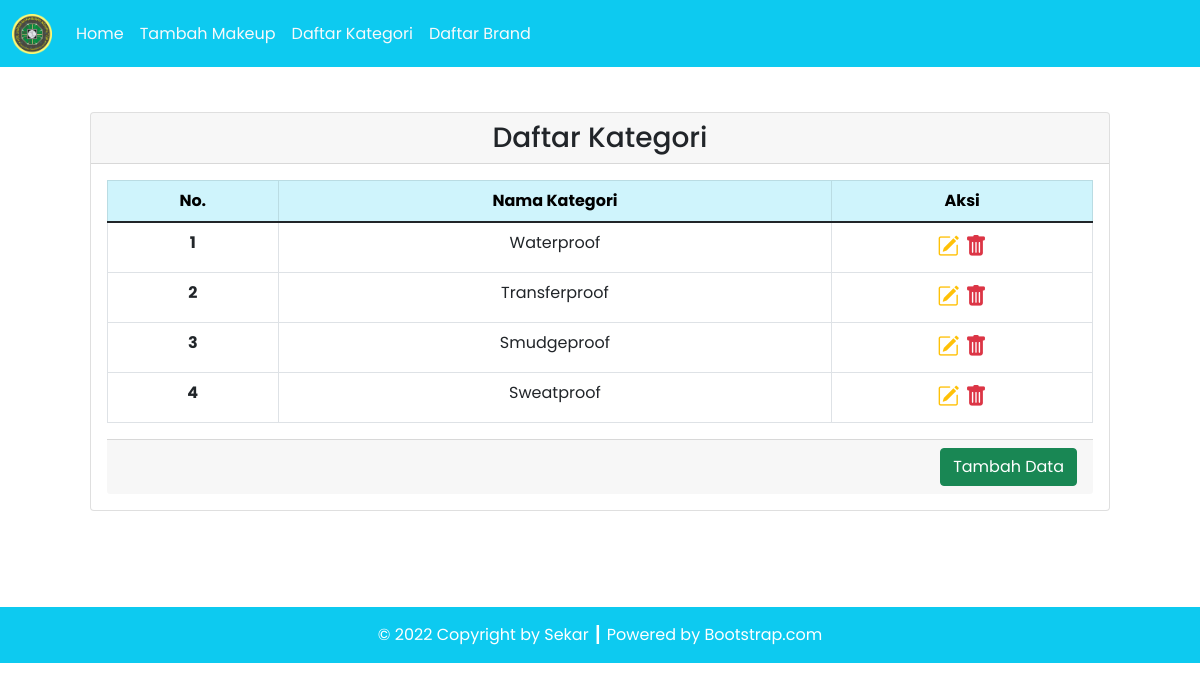
/source_code/kategori.php, run on the app's committed database.
### tables this page shows
CREATE TABLE `kategori` (
  `kategori_id` int(11) NOT NULL AUTO_INCREMENT,
  `kategori_nama` varchar(100) NOT NULL,
  PRIMARY KEY (`kategori_id`)
);

### source_code/config/db.php (called while the page is built)
<?php
$DB_HOST = "localhost";
$DB_USERNAME = "root";
$DB_PASSWORD = "";
$DB_NAME = "db_tp3dpbo";

### source_code/classes/DB.php (called while the page is built, shortened)
<?php
class DB
{
    private $hostname;
    private $username;
    private $password;
    private $dbname;
    private $conn;
    private $result;
    function __construct($hostname, $username, $password, $dbname)
    {
        $this->hostname = $hostname;
        $this->username = $username;
        $this->password = $password;
        $this->dbname = $dbname;
    }
    function open()
    {
        $this->conn = mysqli_connect($this->hostname, $this->username, $this->password, $this->dbname);
    }
    function execute($query)
    {
        $this->result = mysqli_query($this->conn, $query);
    }
    function getResult()
    {
        return mysqli_fetch_array($this->result);
    }
}

### source_code/classes/Kategori.php (called while the page is built, shortened)
<?php
class Kategori extends DB
{
    function getkategori()
    {
        $query = "SELECT * FROM kategori";
        return $this->execute($query);
    }
}

### source_code/kategori.php (the view, shortened to what this page needs)
<?php
include ('config/db.php');
include ('classes/DB.php');
include ('classes/Kategori.php');
$kategori = new Kategori($DB_HOST, $DB_USERNAME, $DB_PASSWORD, $DB_NAME);
$kategori->open();
$kategori->getkategori();
$header = '<tr>
<th scope="row">No.</th>
<th scope="row">Nama Kategori</th>
<th scope="row">Aksi</th>
</tr>
';
$data = null;
$no = 1;
$footer = '<div class="card-footer text-end">
<a href="tambahKategori.php"><button type="button" class="btn btn-success text-white">Tambah Data</button></a>
</div>';
while ($div = $kategori->getResult()) {
    $data .= '<tr>
    <th scope="row">' . $no . '</th>
    <td>' . $div['kategori_nama'] . '</td>
    <td style="font-size: 22px;">
        <a href="editKategori.php?id=' . $div['kategori_id'] . '" title="Edit Data"><i class="bi bi-pencil-square text-warning"></i></a>&nbsp;<a href="kategori.php?hapus=' . $div['kategori_id'] . '" title="Delete Data"><i class="bi bi-trash-fill text-danger"></i></a>
        </td>
    </tr>
    ';
    $no++;
}

### data on the page
kategori: kategori_nama "Waterproof"
kategori: kategori_nama "Transferproof"
kategori: kategori_nama "Smudgeproof"
kategori: kategori_nama "Sweatproof"

### other printed values
$this->content "Home Tambah Makeup Daftar Kategori Daftar Brand Daftar Kategori © 2022 Copyright by Sekar ┃ Powered by Bootstrap.com"
